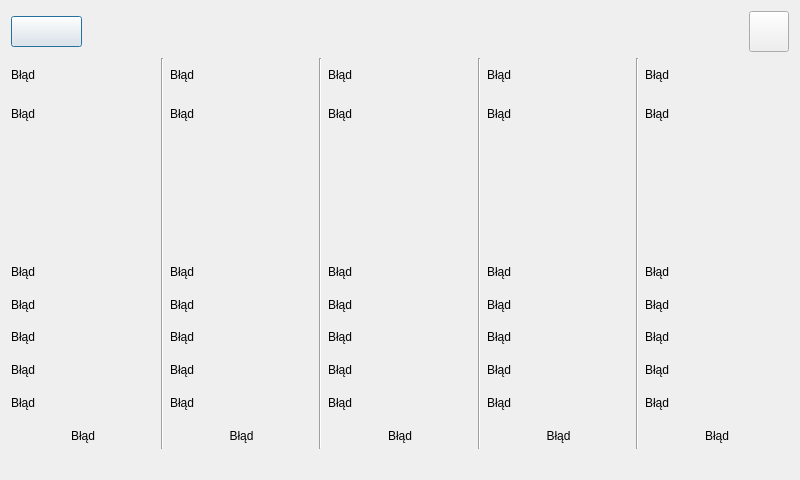
<?xml version="1.0" encoding="UTF-8"?>
<ui version="4.0">
 <class>Weather</class>
 <widget class="QDialog" name="Weather">
  <property name="geometry">
   <rect>
    <x>0</x>
    <y>0</y>
    <width>800</width>
    <height>480</height>
   </rect>
  </property>
  <property name="maximumSize">
   <size>
    <width>800</width>
    <height>480</height>
   </size>
  </property>
  <property name="windowTitle">
   <string>Pogoda</string>
  </property>
  <property name="styleSheet">
   <string notr="true"/>
  </property>
  <layout class="QGridLayout" name="gridLayout">
   <item row="0" column="0">
    <layout class="QHBoxLayout" name="horizontalLayout_2">
     <property name="sizeConstraint">
      <enum>QLayout::SetMinimumSize</enum>
     </property>
     <item>
      <widget class="QPushButton" name="return_button">
       <property name="sizePolicy">
        <sizepolicy hsizetype="Minimum" vsizetype="Minimum">
         <horstretch>0</horstretch>
         <verstretch>0</verstretch>
        </sizepolicy>
       </property>
       <property name="minimumSize">
        <size>
         <width>71</width>
         <height>31</height>
        </size>
       </property>
       <property name="maximumSize">
        <size>
         <width>16777215</width>
         <height>31</height>
        </size>
       </property>
       <property name="text">
        <string/>
       </property>
      </widget>
     </item>
     <item>
      <spacer name="horizontalSpacer_3">
       <property name="orientation">
        <enum>Qt::Horizontal</enum>
       </property>
       <property name="sizeHint" stdset="0">
        <size>
         <width>650</width>
         <height>20</height>
        </size>
       </property>
      </spacer>
     </item>
     <item>
      <widget class="QPushButton" name="pushButton_refresh">
       <property name="maximumSize">
        <size>
         <width>41</width>
         <height>41</height>
        </size>
       </property>
       <property name="text">
        <string/>
       </property>
      </widget>
     </item>
    </layout>
   </item>
   <item row="1" column="0">
    <layout class="QHBoxLayout" name="horizontalLayout">
     <property name="sizeConstraint">
      <enum>QLayout::SetMaximumSize</enum>
     </property>
     <item>
      <layout class="QVBoxLayout" name="verticalLayout_9">
       <item>
        <widget class="QLabel" name="label_day00">
         <property name="maximumSize">
          <size>
           <width>16777215</width>
           <height>33</height>
          </size>
         </property>
         <property name="text">
          <string>Błąd</string>
         </property>
        </widget>
       </item>
       <item>
        <widget class="QLabel" name="label_day00_2">
         <property name="maximumSize">
          <size>
           <width>16777215</width>
           <height>33</height>
          </size>
         </property>
         <property name="text">
          <string>Błąd</string>
         </property>
        </widget>
       </item>
       <item>
        <widget class="QLabel" name="label_icon_day00">
         <property name="minimumSize">
          <size>
           <width>96</width>
           <height>96</height>
          </size>
         </property>
         <property name="maximumSize">
          <size>
           <width>96</width>
           <height>96</height>
          </size>
         </property>
         <property name="text">
          <string/>
         </property>
         <property name="alignment">
          <set>Qt::AlignLeading|Qt::AlignLeft|Qt::AlignVCenter</set>
         </property>
        </widget>
       </item>
       <item>
        <layout class="QVBoxLayout" name="verticalLayout">
         <item>
          <spacer name="verticalSpacer_2">
           <property name="orientation">
            <enum>Qt::Vertical</enum>
           </property>
           <property name="sizeType">
            <enum>QSizePolicy::Minimum</enum>
           </property>
           <property name="sizeHint" stdset="0">
            <size>
             <width>20</width>
             <height>20</height>
            </size>
           </property>
          </spacer>
         </item>
         <item>
          <widget class="QLabel" name="label_temp00">
           <property name="minimumSize">
            <size>
             <width>100</width>
             <height>0</height>
            </size>
           </property>
           <property name="text">
            <string>Błąd</string>
           </property>
           <property name="alignment">
            <set>Qt::AlignLeading|Qt::AlignLeft|Qt::AlignVCenter</set>
           </property>
          </widget>
         </item>
         <item>
          <widget class="QLabel" name="label_feels00">
           <property name="text">
            <string>Błąd</string>
           </property>
           <property name="alignment">
            <set>Qt::AlignLeading|Qt::AlignLeft|Qt::AlignVCenter</set>
           </property>
          </widget>
         </item>
         <item>
          <widget class="QLabel" name="label_rain00">
           <property name="text">
            <string>Błąd</string>
           </property>
           <property name="alignment">
            <set>Qt::AlignLeading|Qt::AlignLeft|Qt::AlignVCenter</set>
           </property>
          </widget>
         </item>
         <item>
          <widget class="QLabel" name="label_pressure00">
           <property name="text">
            <string>Błąd</string>
           </property>
           <property name="alignment">
            <set>Qt::AlignLeading|Qt::AlignLeft|Qt::AlignVCenter</set>
           </property>
          </widget>
         </item>
         <item>
          <widget class="QLabel" name="label_clouds00">
           <property name="text">
            <string>Błąd</string>
           </property>
           <property name="alignment">
            <set>Qt::AlignLeading|Qt::AlignLeft|Qt::AlignVCenter</set>
           </property>
          </widget>
         </item>
         <item>
          <widget class="QLabel" name="label_description00">
           <property name="text">
            <string>Błąd</string>
           </property>
           <property name="alignment">
            <set>Qt::AlignCenter</set>
           </property>
          </widget>
         </item>
        </layout>
       </item>
      </layout>
     </item>
     <item>
      <widget class="Line" name="line">
       <property name="orientation">
        <enum>Qt::Vertical</enum>
       </property>
      </widget>
     </item>
     <item>
      <layout class="QVBoxLayout" name="verticalLayout_10">
       <item>
        <widget class="QLabel" name="label_day01">
         <property name="maximumSize">
          <size>
           <width>16777215</width>
           <height>33</height>
          </size>
         </property>
         <property name="sizeIncrement">
          <size>
           <width>0</width>
           <height>0</height>
          </size>
         </property>
         <property name="text">
          <string>Błąd</string>
         </property>
        </widget>
       </item>
       <item>
        <widget class="QLabel" name="label_day01_2">
         <property name="maximumSize">
          <size>
           <width>16777215</width>
           <height>33</height>
          </size>
         </property>
         <property name="sizeIncrement">
          <size>
           <width>0</width>
           <height>0</height>
          </size>
         </property>
         <property name="text">
          <string>Błąd</string>
         </property>
        </widget>
       </item>
       <item>
        <widget class="QLabel" name="label_icon_day01">
         <property name="minimumSize">
          <size>
           <width>96</width>
           <height>96</height>
          </size>
         </property>
         <property name="maximumSize">
          <size>
           <width>96</width>
           <height>96</height>
          </size>
         </property>
         <property name="text">
          <string/>
         </property>
         <property name="alignment">
          <set>Qt::AlignLeading|Qt::AlignLeft|Qt::AlignVCenter</set>
         </property>
        </widget>
       </item>
       <item>
        <layout class="QVBoxLayout" name="verticalLayout_2">
         <item>
          <spacer name="verticalSpacer_3">
           <property name="orientation">
            <enum>Qt::Vertical</enum>
           </property>
           <property name="sizeType">
            <enum>QSizePolicy::Minimum</enum>
           </property>
           <property name="sizeHint" stdset="0">
            <size>
             <width>20</width>
             <height>20</height>
            </size>
           </property>
          </spacer>
         </item>
         <item>
          <widget class="QLabel" name="label_temp01">
           <property name="minimumSize">
            <size>
             <width>0</width>
             <height>0</height>
            </size>
           </property>
           <property name="text">
            <string>Błąd</string>
           </property>
           <property name="alignment">
            <set>Qt::AlignLeading|Qt::AlignLeft|Qt::AlignVCenter</set>
           </property>
          </widget>
         </item>
         <item>
          <widget class="QLabel" name="label_feels01">
           <property name="text">
            <string>Błąd</string>
           </property>
           <property name="alignment">
            <set>Qt::AlignLeading|Qt::AlignLeft|Qt::AlignVCenter</set>
           </property>
          </widget>
         </item>
         <item>
          <widget class="QLabel" name="label_rain01">
           <property name="text">
            <string>Błąd</string>
           </property>
           <property name="alignment">
            <set>Qt::AlignLeading|Qt::AlignLeft|Qt::AlignVCenter</set>
           </property>
          </widget>
         </item>
         <item>
          <widget class="QLabel" name="label_pressure01">
           <property name="text">
            <string>Błąd</string>
           </property>
           <property name="alignment">
            <set>Qt::AlignLeading|Qt::AlignLeft|Qt::AlignVCenter</set>
           </property>
          </widget>
         </item>
         <item>
          <widget class="QLabel" name="label_clouds01">
           <property name="text">
            <string>Błąd</string>
           </property>
           <property name="alignment">
            <set>Qt::AlignLeading|Qt::AlignLeft|Qt::AlignVCenter</set>
           </property>
          </widget>
         </item>
         <item>
          <widget class="QLabel" name="label_description01">
           <property name="text">
            <string>Błąd</string>
           </property>
           <property name="alignment">
            <set>Qt::AlignCenter</set>
           </property>
          </widget>
         </item>
        </layout>
       </item>
      </layout>
     </item>
     <item>
      <widget class="Line" name="line_2">
       <property name="orientation">
        <enum>Qt::Vertical</enum>
       </property>
      </widget>
     </item>
     <item>
      <layout class="QVBoxLayout" name="verticalLayout_11">
       <item>
        <widget class="QLabel" name="label_day02">
         <property name="maximumSize">
          <size>
           <width>16777215</width>
           <height>33</height>
          </size>
         </property>
         <property name="sizeIncrement">
          <size>
           <width>0</width>
           <height>0</height>
          </size>
         </property>
         <property name="text">
          <string>Błąd</string>
         </property>
        </widget>
       </item>
       <item>
        <widget class="QLabel" name="label_day02_2">
         <property name="maximumSize">
          <size>
           <width>16777215</width>
           <height>33</height>
          </size>
         </property>
         <property name="sizeIncrement">
          <size>
           <width>0</width>
           <height>0</height>
          </size>
         </property>
         <property name="text">
          <string>Błąd</string>
         </property>
        </widget>
       </item>
       <item>
        <widget class="QLabel" name="label_icon_day02">
         <property name="minimumSize">
          <size>
           <width>96</width>
           <height>96</height>
          </size>
         </property>
         <property name="maximumSize">
          <size>
           <width>96</width>
           <height>96</height>
          </size>
         </property>
         <property name="text">
          <string/>
         </property>
         <property name="alignment">
          <set>Qt::AlignLeading|Qt::AlignLeft|Qt::AlignVCenter</set>
         </property>
        </widget>
       </item>
       <item>
        <layout class="QVBoxLayout" name="verticalLayout_3">
         <item>
          <spacer name="verticalSpacer_4">
           <property name="orientation">
            <enum>Qt::Vertical</enum>
           </property>
           <property name="sizeType">
            <enum>QSizePolicy::Minimum</enum>
           </property>
           <property name="sizeHint" stdset="0">
            <size>
             <width>20</width>
             <height>20</height>
            </size>
           </property>
          </spacer>
         </item>
         <item>
          <widget class="QLabel" name="label_temp02">
           <property name="minimumSize">
            <size>
             <width>0</width>
             <height>0</height>
            </size>
           </property>
           <property name="text">
            <string>Błąd</string>
           </property>
          </widget>
         </item>
         <item>
          <widget class="QLabel" name="label_feels02">
           <property name="text">
            <string>Błąd</string>
           </property>
          </widget>
         </item>
         <item>
          <widget class="QLabel" name="label_rain02">
           <property name="text">
            <string>Błąd</string>
           </property>
          </widget>
         </item>
         <item>
          <widget class="QLabel" name="label_pressure02">
           <property name="text">
            <string>Błąd</string>
           </property>
          </widget>
         </item>
         <item>
          <widget class="QLabel" name="label_clouds02">
           <property name="text">
            <string>Błąd</string>
           </property>
          </widget>
         </item>
         <item>
          <widget class="QLabel" name="label_description02">
           <property name="text">
            <string>Błąd</string>
           </property>
           <property name="alignment">
            <set>Qt::AlignCenter</set>
           </property>
          </widget>
         </item>
        </layout>
       </item>
      </layout>
     </item>
     <item>
      <widget class="Line" name="line_3">
       <property name="orientation">
        <enum>Qt::Vertical</enum>
       </property>
      </widget>
     </item>
     <item>
      <layout class="QVBoxLayout" name="verticalLayout_12">
       <item>
        <widget class="QLabel" name="label_day03">
         <property name="maximumSize">
          <size>
           <width>16777215</width>
           <height>33</height>
          </size>
         </property>
         <property name="text">
          <string>Błąd</string>
         </property>
        </widget>
       </item>
       <item>
        <widget class="QLabel" name="label_day03_2">
         <property name="maximumSize">
          <size>
           <width>16777215</width>
           <height>33</height>
          </size>
         </property>
         <property name="text">
          <string>Błąd</string>
         </property>
        </widget>
       </item>
       <item>
        <widget class="QLabel" name="label_icon_day03">
         <property name="minimumSize">
          <size>
           <width>96</width>
           <height>96</height>
          </size>
         </property>
         <property name="maximumSize">
          <size>
           <width>96</width>
           <height>96</height>
          </size>
         </property>
         <property name="text">
          <string/>
         </property>
        </widget>
       </item>
       <item>
        <layout class="QVBoxLayout" name="verticalLayout_4">
         <item>
          <spacer name="verticalSpacer_5">
           <property name="orientation">
            <enum>Qt::Vertical</enum>
           </property>
           <property name="sizeType">
            <enum>QSizePolicy::Minimum</enum>
           </property>
           <property name="sizeHint" stdset="0">
            <size>
             <width>20</width>
             <height>20</height>
            </size>
           </property>
          </spacer>
         </item>
         <item>
          <widget class="QLabel" name="label_temp03">
           <property name="minimumSize">
            <size>
             <width>0</width>
             <height>0</height>
            </size>
           </property>
           <property name="text">
            <string>Błąd</string>
           </property>
          </widget>
         </item>
         <item>
          <widget class="QLabel" name="label_feels03">
           <property name="minimumSize">
            <size>
             <width>0</width>
             <height>0</height>
            </size>
           </property>
           <property name="text">
            <string>Błąd</string>
           </property>
          </widget>
         </item>
         <item>
          <widget class="QLabel" name="label_rain03">
           <property name="minimumSize">
            <size>
             <width>0</width>
             <height>0</height>
            </size>
           </property>
           <property name="text">
            <string>Błąd</string>
           </property>
          </widget>
         </item>
         <item>
          <widget class="QLabel" name="label_pressure03">
           <property name="minimumSize">
            <size>
             <width>0</width>
             <height>0</height>
            </size>
           </property>
           <property name="text">
            <string>Błąd</string>
           </property>
          </widget>
         </item>
         <item>
          <widget class="QLabel" name="label_clouds03">
           <property name="minimumSize">
            <size>
             <width>0</width>
             <height>0</height>
            </size>
           </property>
           <property name="text">
            <string>Błąd</string>
           </property>
          </widget>
         </item>
         <item>
          <widget class="QLabel" name="label_description03">
           <property name="minimumSize">
            <size>
             <width>0</width>
             <height>0</height>
            </size>
           </property>
           <property name="text">
            <string>Błąd</string>
           </property>
           <property name="alignment">
            <set>Qt::AlignCenter</set>
           </property>
          </widget>
         </item>
        </layout>
       </item>
      </layout>
     </item>
     <item>
      <widget class="Line" name="line_4">
       <property name="orientation">
        <enum>Qt::Vertical</enum>
       </property>
      </widget>
     </item>
     <item>
      <layout class="QVBoxLayout" name="verticalLayout_13">
       <item>
        <widget class="QLabel" name="label_day04">
         <property name="maximumSize">
          <size>
           <width>16777215</width>
           <height>33</height>
          </size>
         </property>
         <property name="text">
          <string>Błąd</string>
         </property>
        </widget>
       </item>
       <item>
        <widget class="QLabel" name="label_day04_2">
         <property name="maximumSize">
          <size>
           <width>16777215</width>
           <height>33</height>
          </size>
         </property>
         <property name="text">
          <string>Błąd</string>
         </property>
        </widget>
       </item>
       <item>
        <widget class="QLabel" name="label_icon_day04">
         <property name="minimumSize">
          <size>
           <width>96</width>
           <height>96</height>
          </size>
         </property>
         <property name="maximumSize">
          <size>
           <width>96</width>
           <height>96</height>
          </size>
         </property>
         <property name="text">
          <string/>
         </property>
        </widget>
       </item>
       <item>
        <layout class="QVBoxLayout" name="verticalLayout_5">
         <item>
          <spacer name="verticalSpacer_6">
           <property name="orientation">
            <enum>Qt::Vertical</enum>
           </property>
           <property name="sizeType">
            <enum>QSizePolicy::Minimum</enum>
           </property>
           <property name="sizeHint" stdset="0">
            <size>
             <width>20</width>
             <height>20</height>
            </size>
           </property>
          </spacer>
         </item>
         <item>
          <widget class="QLabel" name="label_temp04">
           <property name="minimumSize">
            <size>
             <width>0</width>
             <height>0</height>
            </size>
           </property>
           <property name="text">
            <string>Błąd</string>
           </property>
          </widget>
         </item>
         <item>
          <widget class="QLabel" name="label_feels04">
           <property name="text">
            <string>Błąd</string>
           </property>
          </widget>
         </item>
         <item>
          <widget class="QLabel" name="label_rain04">
           <property name="text">
            <string>Błąd</string>
           </property>
          </widget>
         </item>
         <item>
          <widget class="QLabel" name="label_pressure04">
           <property name="text">
            <string>Błąd</string>
           </property>
          </widget>
         </item>
         <item>
          <widget class="QLabel" name="label_clouds04">
           <property name="text">
            <string>Błąd</string>
           </property>
          </widget>
         </item>
         <item>
          <widget class="QLabel" name="label_description04">
           <property name="text">
            <string>Błąd</string>
           </property>
           <property name="alignment">
            <set>Qt::AlignCenter</set>
           </property>
          </widget>
         </item>
        </layout>
       </item>
      </layout>
     </item>
    </layout>
   </item>
   <item row="2" column="0">
    <spacer name="verticalSpacer">
     <property name="orientation">
      <enum>Qt::Vertical</enum>
     </property>
     <property name="sizeType">
      <enum>QSizePolicy::Minimum</enum>
     </property>
     <property name="sizeHint" stdset="0">
      <size>
       <width>20</width>
       <height>20</height>
      </size>
     </property>
    </spacer>
   </item>
  </layout>
 </widget>
 <resources/>
 <connections/>
</ui>
